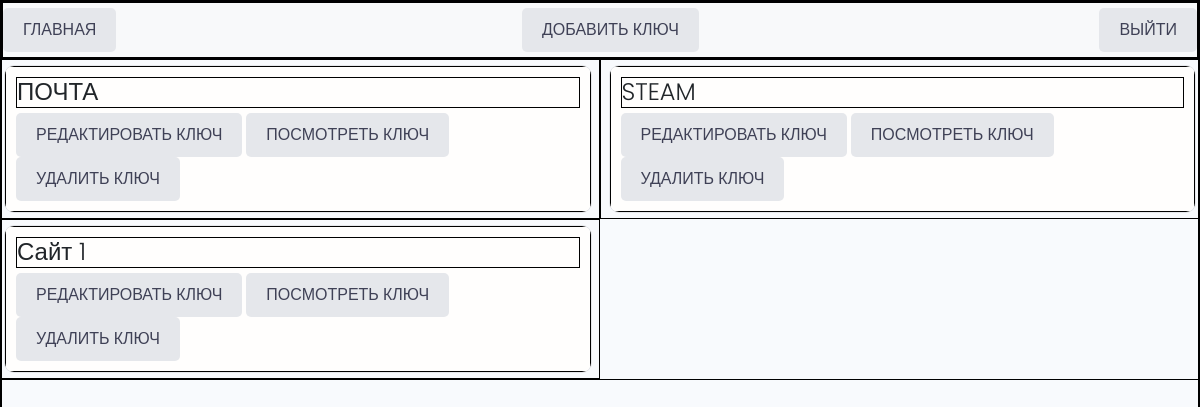
The app's page / (signed in), older data.
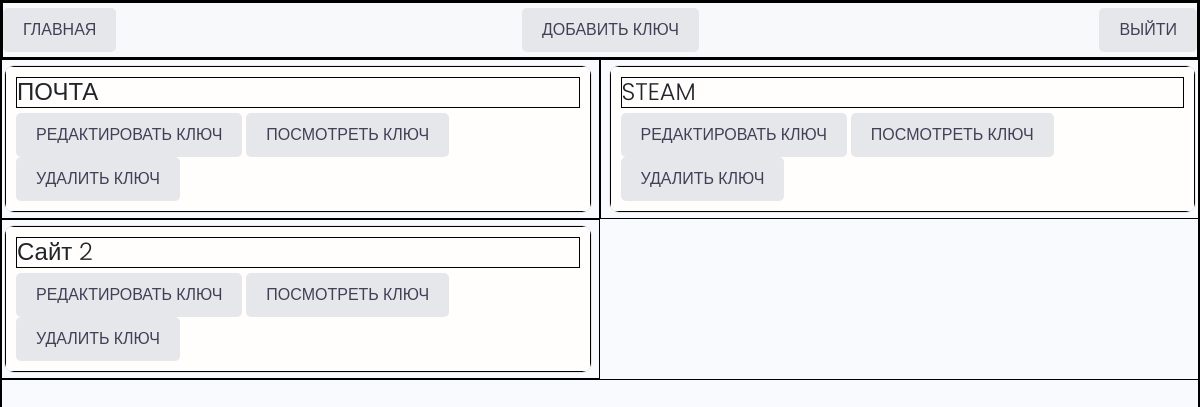
The same page, newer data.
### bank/models.py (models this page shows, shortened)
class Password(models.Model):
    owner = models.ForeignKey(Profile, on_delete=models.CASCADE, blank=True, default="123456")
    title = models.CharField(max_length=200)
    password = models.TextField(max_length=200)

### bank/views.py (the view)
# urls.py: path('', views.bank, name='bank'),
@login_required(login_url="login")
def bank(request):
    prof = request.user.profile
    passwords = prof.password_set.all()
    context = {
        'prof': prof,
        'passwords': passwords,
    }
    return render(request, "bank/index.html", context)

### bank/templates/bank/index.html
{% extends 'bank/base.html' %}
{% block content %}
{% if passwords %}
<div class="row">
    {% for password in passwords %}
    <div class="col-sm-6 mb-3 mb-sm-0">
        <div class="card">
            <div class="card-body">
                <h5 class="card-title">{{ password.title }}</h5>
                <a href="{% url 'change-key' password.id %}" class="btn btn-primary">РЕДАКТИРОВАТЬ КЛЮЧ</a>
                <a href="#" class="btn btn-primary">ПОСМОТРЕТЬ КЛЮЧ</a>
                <a href="{% url 'delete-key' password.id %}" class="btn btn-primary">УДАЛИТЬ КЛЮЧ</a>
            </div>
        </div>
    </div>
    {% endfor %}
</div>
{% else %}
<h1>ДОБАВЬТЕ СВОИ НОВЫЕ КЛЮЧИ.</h1>
{% endif %}
{% endblock %}

### bank/templates/bank/base.html (shortened to what this page needs)
<!DOCTYPE html>
{% load static %}
<html lang="en">
<head>
    <link rel="stylesheet" href="{% static 'styles/bank.css' %}" />
     <link href="https://cdn.jsdelivr.net/npm/bootstrap@5.3.8/dist/css/bootstrap.min.css" rel="stylesheet">
    <link rel="stylesheet" href="{% static 'uikit/styles/uikit.css' %}">
</head>
<body>
{% include 'bank/navbar.html' %}
{% block content %}
{% endblock %}
</body>
</html>

### bank/templates/bank/navbar.html
{% load static %}
<nav class="navbar bg-body-tertiary">
    <a href="{% url 'bank' %}" class="btn btn-outline-success me-2">ГЛАВНАЯ</a>
    <a href="{% url 'add-key' %}" class="btn btn-sm btn-outline-secondary">ДОБАВИТЬ КЛЮЧ</a>
    {% if request.user.is_authenticated %}
    <a href="{% url 'logout' %}" class="btn btn-sm btn-outline-secondary">ВЫЙТИ</a>
    {% else %}
    <a href="{% url 'login' %}" class="btn btn-sm btn-outline-secondary">ВОЙТИ/ЗАРЕГИСТРИРОВАТЬСЯ</a>
    {% endif %}
</nav>

### bank/static/styles/bank.css (style rules this page uses)
* { text-decoration: none; box-sizing: border-box; border: 1px solid black; }
nav { display: flex; }
a { color: white; font-size: 20px; margin: 0px; display: block; border: 0px; }

### bank/static/uikit/styles/modules/_variables.css (style rules this page uses)
:root { --color-main: #5aa5b9; --color-main-light: #e6faff; --color-sub: #3f4156; --color-sub-light: #51546e; --color-sub-lighter: #ededfd; --color-text: #737373; --color-gray: #8b8b8b; --color-light: #e5e7eb; --color-light-gray: #767676; --color-bg: #f8fafd; --color-white: #fffefd; --color-white-light: #f3f3f3; --color-success: #359e64; --color-success-bg: #def8e8; --color-error: #fc4b0b; --color-error-bg: #fff2ee; --font-base: 'Poppins', arial, helvetica, 'Segoe UI', roboto, ubuntu, sans-serif; --font-monospace: 'Fira Code', 'Courier New', courier, monospace; --font-regular: 300; --font-medium: 500; --font-bold: 700; --generic-shadow: 1px 1px 5px #00000010; --generic-transition: all 0.3s ease-in-out; }

### bank/static/uikit/styles/modules/_base.css (style rules this page uses)
* { margin: 0; padding: 0; box-sizing: border-box; text-rendering: optimizeLegibility; color: inherit; font-size: inherit; }
html { font-size: 50%; }
@media only screen and (min-width: 480px) { html { font-size: 56.25%; } }
@media only screen and (min-width: 1200px) { html { font-size: 62.5%; } }
body { line-height: 1.6; font-weight: 400; font-size: 1.5rem; color: var(--color-text); background-color: var(--color-bg); min-height: 100vh; }

### bank/static/uikit/styles/modules/_typography.css (style rules this page uses)
* { font-family: var(--font-base); }
h5 { font-size: 2.4rem; font-weight: var(--font-medium); }
h5, h6 { font-weight: var(--font-regular); }
a { padding-bottom: 2px; text-decoration: none; display: inline-block; color: var(--color-main); font-weight: var(--font-medium); }

### bank/static/uikit/styles/modules/_button.css (style rules this page uses)
.btn { display: inline-block; position: relative; cursor: pointer; background-color: var(--color-light); font-weight: var(--font-medium); color: var(--color-sub); text-decoration: none; padding: 1rem 2rem; border-radius: 0.5rem; border: none; width: -webkit-fit-content; width: -moz-fit-content; width: fit-content; height: -webkit-fit-content; height: -moz-fit-content; height: fit-content; font-size: 1.6rem; outline-width: 0; outline-color: transparent; -webkit-backface-visibility: hidden; backface-visibility: hidden; transition: all 0.3s ease-in-out; }

### bank/static/uikit/styles/modules/_card.css (style rules this page uses)
.card { border-radius: 1rem; background-color: var(--color-white); border: 1.5px solid var(--color-light); width: auto; height: auto; margin-top: 0.5rem; margin-bottom: 0.5rem; overflow: hidden; }

Row changes from the older to the newer data that the page shows:
removed Password: title "Сайт 1"
added Password: title "Сайт 2"
